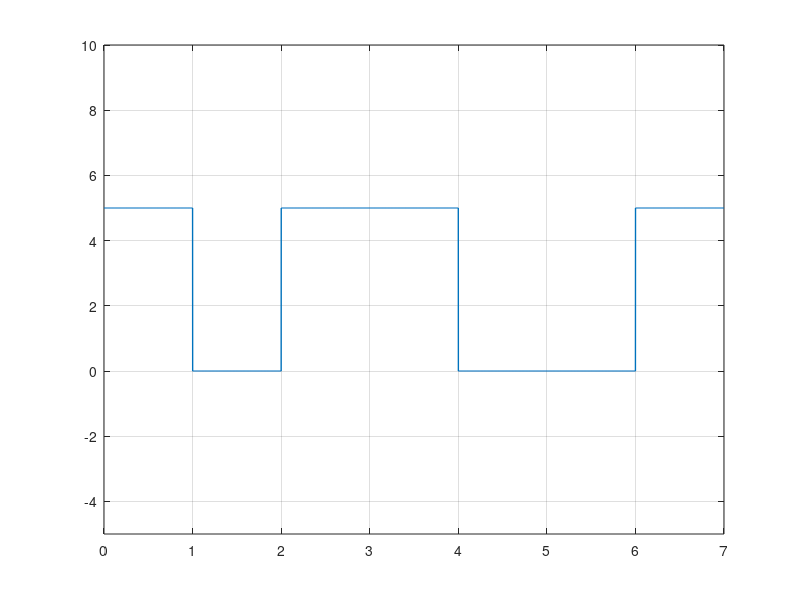

Write MATLAB code to recreate this figure.
clc; #... Clear command line
clear all; #... Clear variables
close all; #... Clear figures

bits = [1 0 1 1 0 0 1];

#... Modulation

bitrate = 1; #... Number of bits per second
voltage = 5;

samplingRate = 1000;
samplingTime = 1/samplingRate;

endTime = length(bits)/bitrate;
time = 0:samplingTime:endTime;

index = 1;

for i = 1:length(time)
    if bits(index) == 1
        modulation(i) = voltage;
    else
        modulation(i) = 0;
    endif
    if time(i)*bitrate >= index
        index = index+1;
    endif
endfor

plot(time, modulation, "LineWidth", 1);
axis([0 endTime -5 voltage+5]);
grid on;

#... Demodulation

index = 1

for i = 1:length(modulation)
    if modulation(i) == voltage
        demodultaion(index) = 1;
    else
        demodultaion(index) = 0;
    endif
    if time(i)*bitrate >= index
        index = index+1;
    endif
endfor

disp(demodultaion);
